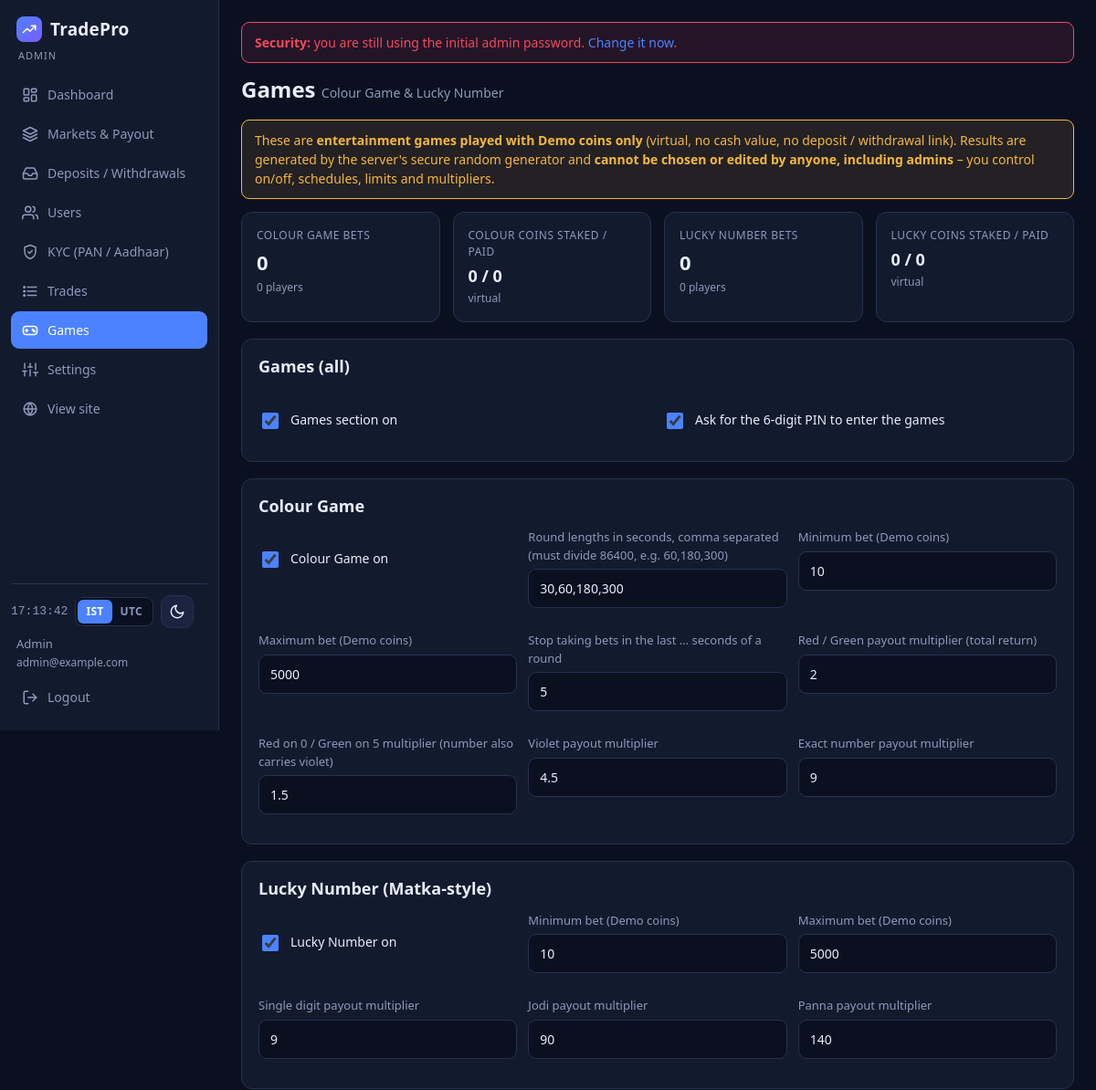
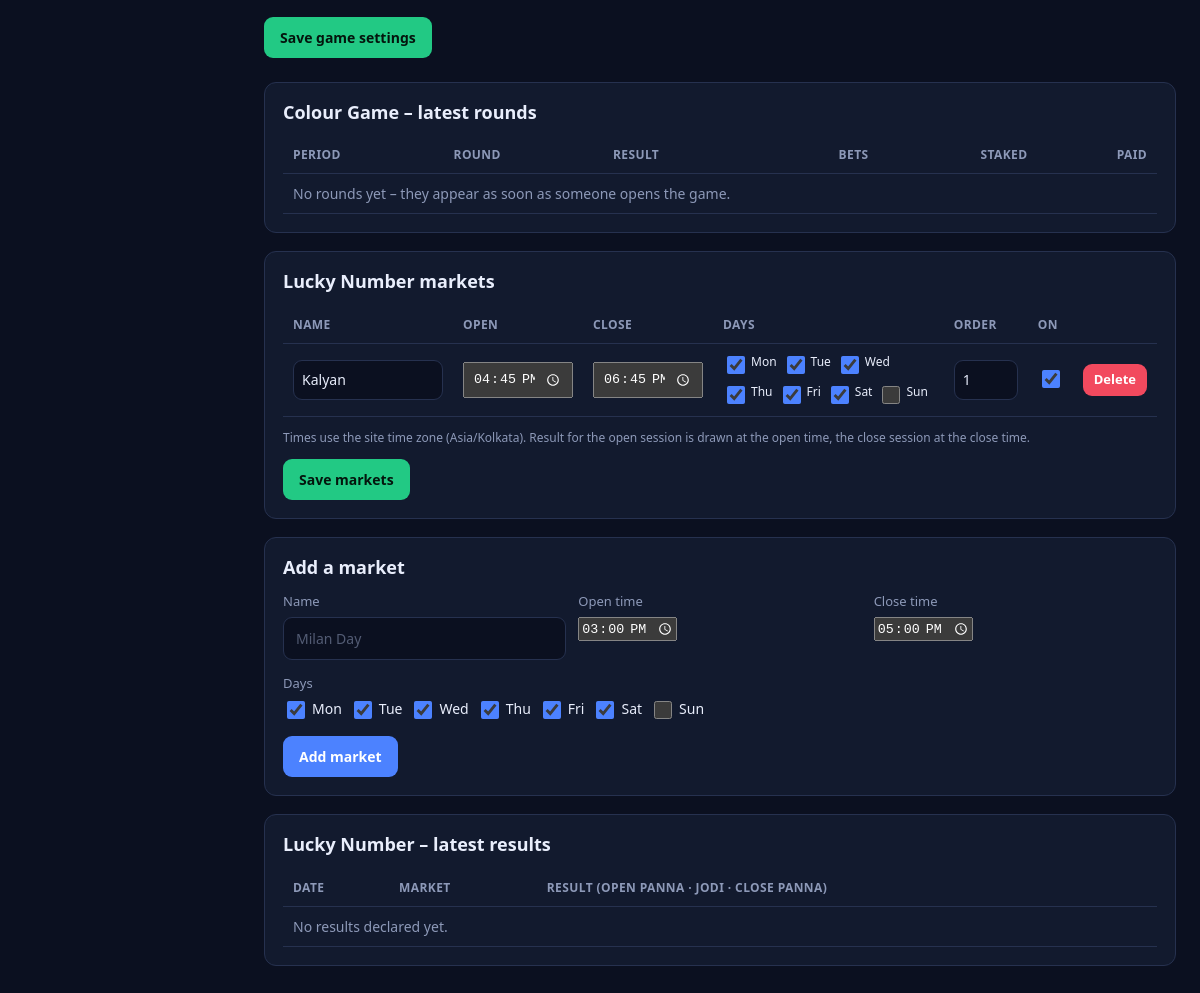
Screenshot of /admin/games.php (signed in) with the database file from the repository (2 pictures, top to bottom).
### tables this page shows
CREATE TABLE IF NOT EXISTS `mk_markets` (
  `id` int(10) unsigned NOT NULL AUTO_INCREMENT,
  `name` varchar(60) NOT NULL,
  `open_time` char(5) NOT NULL,
  `close_time` char(5) NOT NULL,
  `days` varchar(20) NOT NULL DEFAULT '1,2,3,4,5,6',
  `is_active` tinyint(1) NOT NULL DEFAULT 1,
  `sort_order` int(11) NOT NULL DEFAULT 0,
  PRIMARY KEY (`id`)
);

### includes/bootstrap.php (called while the page is built, shortened)
<?php
function db(): PDO
{
    static $pdo = null;
    if ($pdo === null) {
        try {
            $pdo = new PDO(
                'mysql:host=' . DB_HOST . ';dbname=' . DB_NAME . ';charset=utf8mb4',
                DB_USER,
                DB_PASS,
                [
                    PDO::ATTR_ERRMODE            => PDO::ERRMODE_EXCEPTION,
                    PDO::ATTR_DEFAULT_FETCH_MODE => PDO::FETCH_ASSOC,
                    PDO::ATTR_EMULATE_PREPARES   => false,
                    PDO::MYSQL_ATTR_FOUND_ROWS   => true,
                ]
            );
            $pdo->exec("SET time_zone = '+00:00'");
        } catch (PDOException $ex) {
            if (PHP_SAPI === 'cli') {
                fwrite(STDERR, 'Database connection failed: ' . $ex->getMessage() . "\n");
                exit(1);
            }
            http_response_code(500);
            if (is_api_request()) {
                header('Content-Type: application/json');
                exit(json_encode(['ok' => false, 'error' => 'Database unavailable.']));
            }
            exit('<!doctype html><meta name="viewport" content="width=device-width,initial-scale=1"><body style="font:16px system-ui;background:#0b1020;color:#e9eefc;padding:30px">'
                . '<h2>Database connection failed</h2><p>Check the DB settings in <code>config.php</code>, make sure MySQL is running, then open '
                . '<a style="color:#7aa2ff" href="' . htmlspecialchars(BASE_URL . '/install.php') . '">install.php</a> to create the database.</p></body>');
        }
    }
    return $pdo;
}
function q(string $sql, array $params = []): PDOStatement
{
    $st = db()->prepare($sql);
    $st->execute($params);
    return $st;
}
function e($v): string
{
    return htmlspecialchars((string)$v, ENT_QUOTES, 'UTF-8');
}
function url(string $path = ''): string
{
    return BASE_URL . '/' . ltrim($path, '/');
}
function settings_all(bool $refresh = false): array
{
    static $cache = null;
    if ($cache === null || $refresh) {
        $cache = [];
        foreach (q('SELECT k, v FROM settings')->fetchAll() as $r) {
            $cache[$r['k']] = $r['v'];
        }
    }
    return $cache;
}
function setting(string $k, $default = null)
{
    $s = settings_all();
    return array_key_exists($k, $s) ? $s[$k] : $default;
}
function display_tz(): string
{
    $c = $_COOKIE['tz'] ?? '';
    $site = (string)setting('timezone', 'Asia/Kolkata');
    return in_array($site, timezone_identifiers_list(), true) ? $site : 'Asia/Kolkata';
}
function tz_short(?string $tz = null): string
{
    $tz = $tz ?? display_tz();
    $k = array_search($tz, TZ_CHOICES, true);
    if ($k !== false) return $k;
}
function current_admin(): ?array
{
    static $a = false;
    if ($a === false) {
        $a = null;
        if (!empty($_SESSION['admin_id'])) {
            $a = q('SELECT id, name, email, password_hash FROM admins WHERE id = ?', [$_SESSION['admin_id']])->fetch() ?: null;
        }
    }
    return $a;
}
function require_admin(): array
{
    $a = current_admin();
    return $a;
}
require_once __DIR__ . '/pin.php';
require_once __DIR__ . '/games.php';
require_once __DIR__ . '/kyc.php';
require_once __DIR__ . '/layout.php';

### includes/games.php (called while the page is built, shortened)
<?php
function game_tz(): DateTimeZone
{
    $z = (string)setting('timezone', 'Asia/Kolkata');
    return new DateTimeZone(in_array($z, timezone_identifiers_list(), true) ? $z : 'Asia/Kolkata');
}
function mk_today(?int $ts = null): string
{
    return (new DateTime('@' . ($ts ?? time())))->setTimezone(game_tz())->format('Y-m-d');
}
function mk_runs_on(array $m, string $day): bool
{
    $dow = (int)(new DateTime($day . ' 12:00:00', game_tz()))->format('N');
    return in_array((string)$dow, explode(',', (string)$m['days']), true);
}
function mk_declare_due(): void
{
    $today = mk_today();
    foreach (q('SELECT * FROM mk_markets')->fetchAll() as $m) {
        $days = q('SELECT DISTINCT day FROM mk_bets WHERE market_id = ? AND status = "open"', [$m['id']])->fetchAll(PDO::FETCH_COLUMN);
        if ($m['is_active'] && mk_runs_on($m, $today)) $days[] = $today;
        foreach (array_unique($days) as $d) {
            try { mk_declare($m, (string)$d); } catch (Throwable $ex) { error_log('mk_declare: ' . $ex->getMessage()); }
        }
    }
}

### admin/games.php (the view, shortened to what this page needs)
<?php
require_once __DIR__ . '/../includes/bootstrap.php';
require_once __DIR__ . '/../includes/admin_layout.php';
require_admin();
$FIELDS = [
    'Games (all)' => [
        'games_enabled'      => ['Games section on', 'bool'],
        'games_pin_required' => ['Ask for the 6-digit PIN to enter the games', 'bool'],
    ],
    'Colour Game' => [
        'cg_enabled'    => ['Colour Game on', 'bool'],
        'cg_modes'      => ['Round lengths in seconds, comma separated (must divide 86400, e.g. 60,180,300)', 'modes'],
        'cg_bet_min'    => ['Minimum bet (Demo coins)', 'pos'],
        'cg_bet_max'    => ['Maximum bet (Demo coins)', 'pos'],
        'cg_lock_secs'  => ['Stop taking bets in the last … seconds of a round', 'pos'],
        'cg_mult_color' => ['Red / Green payout multiplier (total return)', 'pos'],
        'cg_mult_half'  => ['Red on 0 / Green on 5 multiplier (number also carries violet)', 'pos'],
        'cg_mult_violet' => ['Violet payout multiplier', 'pos'],
        'cg_mult_number' => ['Exact number payout multiplier', 'pos'],
    ],
    'Lucky Number (Matka-style)' => [
        'mk_enabled'     => ['Lucky Number on', 'bool'],
        'mk_bet_min'     => ['Minimum bet (Demo coins)', 'pos'],
        'mk_bet_max'     => ['Maximum bet (Demo coins)', 'pos'],
        'mk_mult_single' => ['Single digit payout multiplier', 'pos'],
        'mk_mult_jodi'   => ['Jodi payout multiplier', 'pos'],
        'mk_mult_panna'  => ['Panna payout multiplier', 'pos'],
    ],
];
mk_declare_due();
admin_start('Games', 'games.php');
$cgStats = q('SELECT COUNT(*) n, COUNT(DISTINCT user_id) u, COALESCE(SUM(amount),0) staked, COALESCE(SUM(payout),0) paid FROM cg_bets')->fetch();
$mkStats = q('SELECT COUNT(*) n, COUNT(DISTINCT user_id) u, COALESCE(SUM(amount),0) staked, COALESCE(SUM(payout),0) paid FROM mk_bets')->fetch();
$rounds = q('SELECT r.*, (SELECT COUNT(*) FROM cg_bets WHERE round_id = r.id) bets, (SELECT COALESCE(SUM(amount),0) FROM cg_bets WHERE round_id = r.id) staked,
                    (SELECT COALESCE(SUM(payout),0) FROM cg_bets WHERE round_id = r.id) paid
             FROM cg_rounds r WHERE r.settled_at IS NOT NULL ORDER BY r.id DESC LIMIT 15')->fetchAll();
$markets = q('SELECT * FROM mk_markets ORDER BY sort_order, id')->fetchAll();
$results = q('SELECT r.*, m.name FROM mk_results r JOIN mk_markets m ON m.id = r.market_id WHERE r.open_panna IS NOT NULL ORDER BY r.day DESC, r.id DESC LIMIT 12')->fetchAll();
$DAYS = [1 => 'Mon', 2 => 'Tue', 3 => 'Wed', 4 => 'Thu', 5 => 'Fri', 6 => 'Sat', 7 => 'Sun'];
?>
<h1>Games <span class="muted" style="font-size:14px;font-weight:500">Colour Game &amp; Lucky Number</span></h1>
<div class="flash info">These are <b>entertainment games played with Demo coins only</b> (virtual, no cash value, no deposit / withdrawal link). Results are generated by the server's secure random generator and <b>cannot be chosen or edited by anyone, including admins</b> – you control on/off, schedules, limits and multipliers.</div>
<div class="kpis">
  <div class="stat"><div class="l">Colour Game bets</div><div class="v"><?= (int)$cgStats['n'] ?></div><div class="s"><?= (int)$cgStats['u'] ?> players</div></div>
  <div class="stat"><div class="l">Colour coins staked / paid</div><div class="v" style="font-size:18px"><?= e(number_format((float)$cgStats['staked'], 0)) ?> / <?= e(number_format((float)$cgStats['paid'], 0)) ?></div><div class="s">virtual</div></div>
  <div class="stat"><div class="l">Lucky Number bets</div><div class="v"><?= (int)$mkStats['n'] ?></div><div class="s"><?= (int)$mkStats['u'] ?> players</div></div>
  <div class="stat"><div class="l">Lucky coins staked / paid</div><div class="v" style="font-size:18px"><?= e(number_format((float)$mkStats['staked'], 0)) ?> / <?= e(number_format((float)$mkStats['paid'], 0)) ?></div><div class="s">virtual</div></div>
</div>
<form method="post"><?= csrf_field() ?><input type="hidden" name="action" value="settings">
  <?php foreach ($FIELDS as $title => $fs): ?>
    <div class="card"><h2><?= e($title) ?></h2><div class="row two">
      <?php foreach ($fs as $k => [$label, $type]): $val = (string)setting($k, ''); ?>
        <div class="field" style="min-width:220px">
          <?php if ($type === 'bool'): ?>
            <label class="check" style="margin-top:22px"><input type="checkbox" name="<?= e($k) ?>" value="1" <?= $val === '1' ? 'checked' : '' ?>> <span><?= e($label) ?></span></label>
          <?php else: ?>
            <label><?= e($label) ?></label>
            <input type="<?= $type === 'pos' ? 'number' : 'text' ?>" <?= $type === 'pos' ? 'step="any" min="0" inputmode="decimal"' : '' ?> name="<?= e($k) ?>" value="<?= e($val) ?>">
          <?php endif; ?>
        </div>
      <?php endforeach; ?>
    </div></div>
  <?php endforeach; ?>
  <button class="btn green" type="submit">Save game settings</button>
</form>
<div class="card" style="margin-top:24px"><h2>Colour Game – latest rounds</h2><div class="tablewrap"><table class="rt">
  <tr><th>Period</th><th>Round</th><th>Result</th><th class="right">Bets</th><th class="right">Staked</th><th class="right">Paid</th></tr>
  <?php foreach ($rounds as $r): $c = CG_COLORS[(int)$r['result']]; ?>
    <tr><td class="mono"><?= e($r['period_no']) ?></td><td><?= e($r['secs'] < 60 ? $r['secs'] . 's' : ($r['secs'] / 60) . ' min') ?></td>
      <td><span class="gdot <?= e(implode(' ', $c)) ?>"><?= (int)$r['result'] ?></span></td><td class="right"><?= (int)$r['bets'] ?></td>
      <td class="right"><?= e(number_format((float)$r['staked'], 2)) ?></td><td class="right"><?= e(number_format((float)$r['paid'], 2)) ?></td></tr>
  <?php endforeach; if (!$rounds): ?><tr><td colspan="6" class="muted">No rounds yet – they appear as soon as someone opens the game.</td></tr><?php endif; ?>
</table></div></div>
<form method="post" class="card" id="mk"><?= csrf_field() ?><input type="hidden" name="action" value="mk_save">
  <h2>Lucky Number markets</h2>
  <div class="tablewrap"><table class="rt">
    <tr><th>Name</th><th>Open</th><th>Close</th><th>Days</th><th>Order</th><th>On</th><th></th></tr>
    <?php foreach ($markets as $m): $i = (int)$m['id']; $on = explode(',', $m['days']); ?>
      <tr><td><input class="inp-md" type="text" name="name[<?= $i ?>]" value="<?= e($m['name']) ?>" maxlength="60"></td>
        <td><input class="inp-sm" type="time" name="open_time[<?= $i ?>]" value="<?= e($m['open_time']) ?>" style="width:110px!important"></td>
        <td><input class="inp-sm" type="time" name="close_time[<?= $i ?>]" value="<?= e($m['close_time']) ?>" style="width:110px!important"></td>
        <td><div class="inline" style="gap:6px"><?php foreach ($DAYS as $n => $d): ?><label class="check" style="font-size:12px;gap:3px"><input type="checkbox" name="days[<?= $i ?>][]" value="<?= $n ?>" <?= in_array((string)$n, $on, true) ? 'checked' : '' ?>><?= $d ?></label><?php endforeach; ?></div></td>
        <td><input class="inp-xs" type="number" name="sort[<?= $i ?>]" value="<?= (int)$m['sort_order'] ?>"></td>
        <td><input type="checkbox" name="active[<?= $i ?>]" value="1" <?= $m['is_active'] ? 'checked' : '' ?>></td>
        <td class="rt-block"><button class="btn sm red" type="submit" form="mdel<?= $i ?>">Delete</button></td></tr>
    <?php endforeach; if (!$markets): ?><tr><td colspan="7" class="muted">No markets yet.</td></tr><?php endif; ?>
  </table></div>
  <p class="muted" style="font-size:12px">Times use the site time zone (<?= e(game_tz()->getName()) ?>). Result for the open session is drawn at the open time, the close session at the close time.</p>
  <button class="btn green" type="submit">Save markets</button>
</form>
<div class="card"><h2>Add a market</h2>
  <form method="post"><?= csrf_field() ?><input type="hidden" name="action" value="mk_add">
    <div class="row">
      <div class="field"><label>Name</label><input type="text" name="name" placeholder="Milan Day" required maxlength="60"></div>
      <div class="field"><label>Open time</label><input type="time" name="open_time" value="15:00" required></div>
      <div class="field"><label>Close time</label><input type="time" name="close_time" value="17:00" required></div>
    </div>
    <div class="field"><label>Days</label><div class="inline"><?php foreach ($DAYS as $n => $d): ?><label class="check" style="gap:4px"><input type="checkbox" name="days[]" value="<?= $n ?>" <?= $n <= 6 ? 'checked' : '' ?>><?= $d ?></label><?php endforeach; ?></div></div>
    <button class="btn" type="submit">Add market</button>
  </form>
</div>
<div class="card"><h2>Lucky Number – latest results</h2><div class="tablewrap"><table class="rt">
  <tr><th>Date</th><th>Market</th><th>Result (open panna · jodi · close panna)</th></tr>
  <?php foreach ($results as $r): ?>
    <tr><td><?= e($r['day']) ?></td><td><?= e($r['name']) ?></td><td class="mono"><b><?= e(mk_text($r)) ?></b></td></tr>
  <?php endforeach; if (!$results): ?><tr><td colspan="3" class="muted">No results declared yet.</td></tr><?php endif; ?>
</table></div></div>
<?php admin_end();

### includes/admin_layout.php (shortened to what this page needs)
<?php
function admin_start(string $title, string $active): array
{
    $a = require_admin();
    $pending = (int)q('SELECT COUNT(*) FROM payment_requests WHERE status = "pending"')->fetchColumn();
    $items = [
        'index.php'    => ['Dashboard', 'dashboard', 0],
        'assets.php'   => ['Markets & Payout', 'assets', 0],
        'requests.php' => ['Deposits / Withdrawals', 'inbox', $pending],
        'users.php'    => ['Users', 'users', 0],
        'kyc.php'      => ['KYC (PAN / Aadhaar)', 'shield', (int)q('SELECT COUNT(*) FROM kyc WHERE status = "pending"')->fetchColumn()],
        'trades.php'   => ['Trades', 'list', 0],
        'games.php'    => ['Games', 'games', 0],
        'settings.php' => ['Settings', 'settings', 0],
    ];
    ?>
<div class="admin-shell">
  <aside class="sidebar" id="admSide">
    <div class="sidehead">
      <?= logo_html() ?>
    </div>
    <span class="adminchip muted">admin</span>
    <?php foreach ($items as $href => [$label, $ic, $badge]): ?>
      <a class="item <?= $active === $href ? 'on' : '' ?>" href="<?= e(url('admin/' . $href)) ?>"><span class="il"><?= icon($ic, 18) ?><?= e($label) ?></span><?php if ($badge): ?><span class="pill"><?= $badge ?></span><?php endif; ?></a>
    <?php endforeach; ?>
    <a class="item" href="<?= e(url('')) ?>" target="_blank"><span class="il"><?= icon('globe', 18) ?>View site</span></a>
    <div class="sidefoot">
      <div class="hide-m inline"><?= tz_widget() ?><?= theme_toggle() ?></div>
      <div class="muted who"><?= e($a['name']) ?><br><small><?= e($a['email']) ?></small></div>
      <a class="item" href="<?= e(url('admin/logout.php')) ?>"><span class="il"><?= icon('logout', 18) ?>Logout</span></a>
    </div>
  </aside>
  <main class="adminmain">
    <?php
    if ($_SESSION['adm_pw_default']) {
        echo '<div class="flash err"><b>Security:</b> you are still using the initial admin password. <a href="' . e(url('admin/settings.php#account')) . '">Change it now</a>.</div>';
    }
    return $a;
}
function admin_end(): void
{
    echo '</main></div></body></html>';
}

### rows the page displays
mk_markets: name "Kalyan", open_time "16:45", close_time "18:45", days "☑", d "Mon", d "Tue", d "Wed", d "Thu", d "Fri", d "Sat", d "Sun", id+sort_order "1", is_active "☑"

### other values shown
$n "TradePro"
$label "Dashboard"
$label "Markets & Payout"
$label "Deposits / Withdrawals"
$label "Users"
$label "KYC (PAN / Aadhaar)"
$label "Trades"
$label "Games"
$label "Settings"
$k "IST"
$k "UTC"
$a['name'] "Admin"
$a['email'] "admin@example.com"
$cgStats['n'] "0"
$cgStats['u'] "0"
